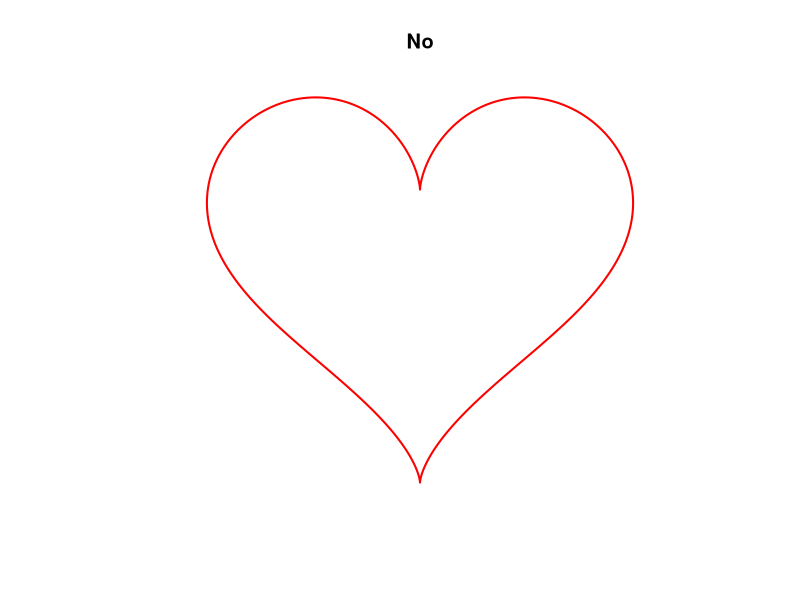

Write the R code that produced this figure.
## ---- chunk 1
library(fontawesome)
## ---- chunk 2
t <- seq(0, 2*pi, length.out = 1000)
x <- 16 * sin(t)^3
y <- 13 * cos(t) - 5 * cos(2*t) - 2 * cos(3*t) - cos(4*t)
plot(x, y, type = "l", col = "red", lwd = 2, 
     xlab = "", ylab = "", main = "No", 
     axes = FALSE, asp = 1)
